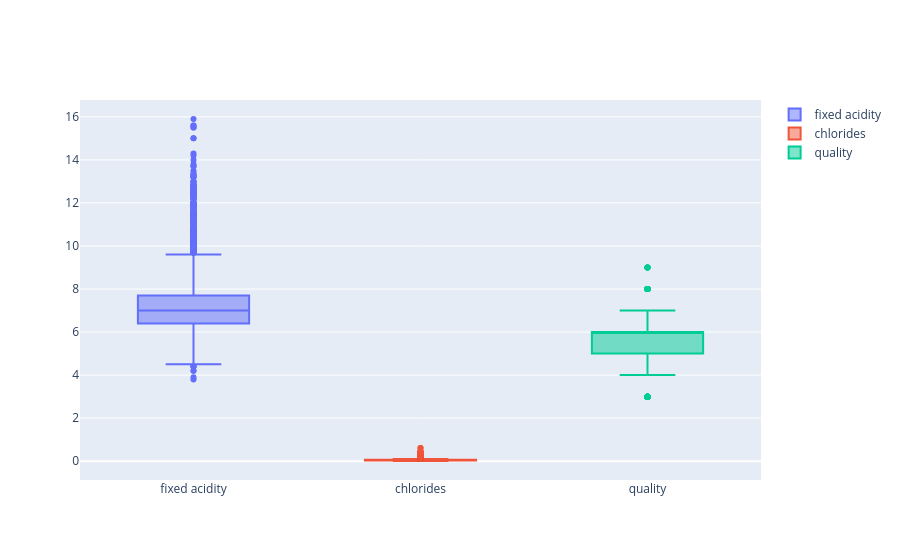

The notebook cell saved with this chart:
### Code cell
# 임의의 피쳐를 뽑아 Boxplot 그리기
# 각 피쳐마다 값의 범위가 다른 것을 볼 수 있음
fig = go.Figure()

fig.add_trace(go.Box(y=x['fixed acidity'],
                     name='fixed acidity'))
fig.add_trace(go.Box(y=x['chlorides'],
                     name='chlorides'))
fig.add_trace(go.Box(y=x['quality'],
                     name='quality'))

fig.show()

### Figure 1 — Plotly figure (JSON) as saved in the notebook; plotly's stock layout.template omitted (floating-point values rounded to 4 significant figures; data arrays with more than 128 entries replaced by an {"elided": "..."} marker saying what was removed)
{"data": [{"name": "fixed acidity", "type": "box", "y": {"elided": "6497 float values"}}, {"name": "chlorides", "type": "box", "y": {"elided": "6497 float values"}}, {"name": "quality", "type": "box", "y": {"elided": "6497 int values"}}], "layout": {}}
